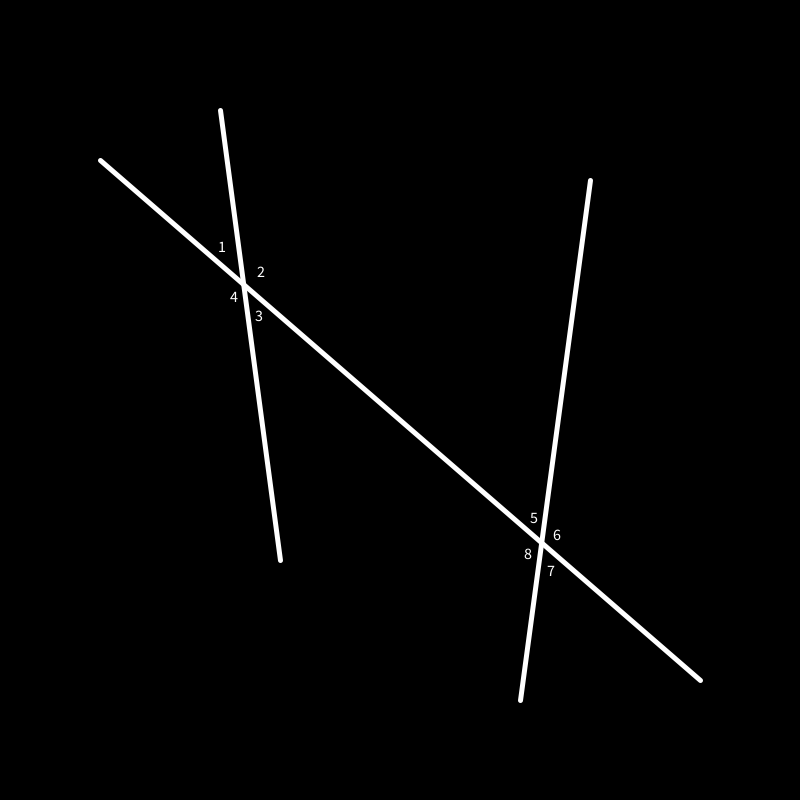
Frame 1 (no input)
Frame 60 (the mouse pressed at the canvas centre just before this capture): identical to frame 1, image omitted
Frame 120 (the mouse held since frame 60 and released just before this capture): identical to frame 1, image omitted

The Processing sketch that drew this single still picture (run headless with seeded random() and noise(); from frame 60 on, the mouse is pressed at the canvas centre):

// Processing sketch: AngleRelations
// ── AngleRelations.pde
int numSelected = 0;
float r = 20;

void setup() {
  size(800, 800);

  stroke(255);
  fill(255);
  strokeWeight(5);
  textSize(16);
}

void draw() {
  background(0);
  
  line(100, 160, 700, 680);
  line(280, 560, 220, 110);
  line(520, 700, 590, 180);
  
  text("1", 218, 252);
  text("2", 257, 277);
  text("3", 255, 321);
  text("4", 230, 302);
  text("5", 530, 523);
  text("6", 553, 540);
  text("7", 547, 576);
  text("8", 524, 559);
  
  println(numSelected);
  
  if (dist(mouseX, mouseY, 218, 252) < r) {
    print("Angle one is ");
    switch(numSelected) {
      case 0: 
        println("Angle 1");  // Does not execute
        break;
      case 1: 
        println("the same as Angle 1");
        break;
      case 2:
        println("supplementary to Angle 2");
        break;
      case 3:
        println("linearly paired with Angle 3");
        break;
      case 4:
        println("supplementary to Angle 4");
        break;
      case 5:
        println("correspondant to Angle 5");
        break;
      case 6:
        println("consecutively exterior to Angle 6");
        break;
      case 7:
        println("alternatively exterior to Angle 7");
        break;
      case 8:
        //println("
        break;
    }
  }
  if (dist(mouseX, mouseY, 257, 277) < r) {
  }
  if (dist(mouseX, mouseY, 255, 321) < r) {
  }
  if (dist(mouseX, mouseY, 230, 302) < r) {
  }
  if (dist(mouseX, mouseY, 530, 523) < r) {
  }
  if (dist(mouseX, mouseY, 553, 540) < r) {
  }
  if (dist(mouseX, mouseY, 547, 576) < r) {
  }
  if (dist(mouseX, mouseY, 524, 559) < r) {
  }
}

void mouseClicked() {
  if (dist(mouseX, mouseY, 218, 252) < r) { // check 1
    numSelected = 1;
  }
  if (dist(mouseX, mouseY, 257, 277) < r) {
    numSelected = 2;
  }
  if (dist(mouseX, mouseY, 255, 321) < r) {
    numSelected = 3;
  }
  if (dist(mouseX, mouseY, 230, 302) < r) {
    numSelected = 4;
  }
  if (dist(mouseX, mouseY, 530, 523) < r) {
    numSelected = 5;
  }
  if (dist(mouseX, mouseY, 553, 540) < r) {
    numSelected = 6;
  }
  if (dist(mouseX, mouseY, 547, 576) < r) {
    numSelected = 7;
  }
  if (dist(mouseX, mouseY, 524, 559) < r) {
    numSelected = 8;
  }
}
